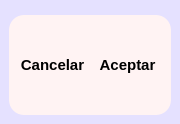
        <widget class="QFrame" name="frame_4">
         <property name="sizePolicy">
          <sizepolicy hsizetype="Preferred" vsizetype="Preferred">
           <horstretch>0</horstretch>
           <verstretch>0</verstretch>
          </sizepolicy>
         </property>
         <property name="minimumSize">
          <size>
           <width>180</width>
           <height>0</height>
          </size>
         </property>
         <property name="maximumSize">
          <size>
           <width>180</width>
           <height>16777215</height>
          </size>
         </property>
         <property name="styleSheet">
          <string notr="true">QFrame{
background-color: rgb(229, 225, 255);
border-radius: 10px
}</string>
         </property>
         <property name="frameShape">
          <enum>QFrame::StyledPanel</enum>
         </property>
         <property name="frameShadow">
          <enum>QFrame::Raised</enum>
         </property>
         <layout class="QVBoxLayout" name="verticalLayout_4" stretch="0">
          <property name="spacing">
           <number>0</number>
          </property>
          <property name="leftMargin">
           <number>0</number>
          </property>
          <property name="topMargin">
           <number>0</number>
          </property>
          <property name="rightMargin">
           <number>0</number>
          </property>
          <property name="bottomMargin">
           <number>0</number>
          </property>
          <item>
           <widget class="QFrame" name="frame_9">
            <property name="styleSheet">
             <string notr="true">QFrame{
border-radius: 25px;
}</string>
            </property>
            <property name="frameShape">
             <enum>QFrame::StyledPanel</enum>
            </property>
            <property name="frameShadow">
             <enum>QFrame::Raised</enum>
            </property>
            <layout class="QVBoxLayout" name="verticalLayout_5">
             <item>
              <widget class="QFrame" name="frame_11">
               <property name="frameShape">
                <enum>QFrame::StyledPanel</enum>
               </property>
               <property name="frameShadow">
                <enum>QFrame::Raised</enum>
               </property>
               <widget class="QLabel" name="label_3">
                <property name="geometry">
                 <rect>
                  <x>30</x>
                  <y>10</y>
                  <width>81</width>
                  <height>21</height>
                 </rect>
                </property>
                <property name="font">
                 <font>
                  <pointsize>12</pointsize>
                  <bold>true</bold>
                 </font>
                </property>
                <property name="text">
                 <string>Cuenta</string>
                </property>
               </widget>
               <widget class="QLabel" name="label_4">
                <property name="geometry">
                 <rect>
                  <x>10</x>
                  <y>100</y>
                  <width>61</width>
                  <height>16</height>
                 </rect>
                </property>
                <property name="font">
                 <font>
                  <pointsize>11</pointsize>
                  <bold>true</bold>
                 </font>
                </property>
                <property name="text">
                 <string>Cliente:</string>
                </property>
               </widget>
               <widget class="QLabel" name="label_5">
                <property name="geometry">
                 <rect>
                  <x>0</x>
                  <y>290</y>
                  <width>91</width>
                  <height>41</height>
                 </rect>
                </property>
                <property name="font">
                 <font>
                  <pointsize>12</pointsize>
                  <bold>true</bold>
                 </font>
                </property>
                <property name="text">
                 <string>precio total:</string>
                </property>
               </widget>
               <widget class="QLabel" name="label_6">
                <property name="geometry">
                 <rect>
                  <x>0</x>
                  <y>200</y>
                  <width>151</width>
                  <height>41</height>
                 </rect>
                </property>
                <property name="font">
                 <font>
                  <pointsize>10</pointsize>
                  <bold>true</bold>
                 </font>
                </property>
                <property name="text">
                 <string>cantidad de productos:</string>
                </property>
               </widget>
               <widget class="QComboBox" name="comboBox">
                <property name="geometry">
                 <rect>
                  <x>10</x>
                  <y>130</y>
                  <width>131</width>
                  <height>21</height>
                 </rect>
                </property>
                <item>
                 <property name="text">
                  <string>Nuevo</string>
                 </property>
                </item>
                <item>
                 <property name="text">
                  <string>Julian</string>
                 </property>
                </item>
               </widget>
               <widget class="QLabel" name="lorencio">
                <property name="geometry">
                 <rect>
                  <x>40</x>
                  <y>340</y>
                  <width>49</width>
                  <height>16</height>
                 </rect>
                </property>
                <property name="text">
                 <string>0</string>
                </property>
               </widget>
               <widget class="QLabel" name="cantidad_l">
                <property name="geometry">
                 <rect>
                  <x>40</x>
                  <y>260</y>
                  <width>49</width>
                  <height>16</height>
                 </rect>
                </property>
                <property name="text">
                 <string>0</string>
                </property>
               </widget>
               <widget class="QLineEdit" name="codigoV">
                <property name="geometry">
                 <rect>
                  <x>0</x>
                  <y>60</y>
                  <width>113</width>
                  <height>21</height>
                 </rect>
                </property>
                <property name="text">
                 <string>0</string>
                </property>
               </widget>
               <widget class="QLabel" name="label_8">
                <property name="geometry">
                 <rect>
                  <x>10</x>
                  <y>40</y>
                  <width>49</width>
                  <height>16</height>
                 </rect>
                </property>
                <property name="text">
                 <string>folio</string>
                </property>
               </widget>
              </widget>
             </item>
             <item>
              <widget class="QFrame" name="frame_10">
               <property name="sizePolicy">
                <sizepolicy hsizetype="Preferred" vsizetype="Preferred">
                 <horstretch>0</horstretch>
                 <verstretch>0</verstretch>
                </sizepolicy>
               </property>
               <property name="minimumSize">
                <size>
                 <width>0</width>
                 <height>100</height>
                </size>
               </property>
               <property name="maximumSize">
                <size>
                 <width>16777215</width>
                 <height>100</height>
                </size>
               </property>
               <property name="styleSheet">
                <string notr="true">QFrame{
background-color: rgb(255, 243, 243);
border-radius: 15px;
}
QPushButton{
border-radius: 15px;
}
QPushButton:hover{
border-radius: 15px;
	background-color: rgb(255, 56, 21);
}</string>
               </property>
               <property name="frameShape">
                <enum>QFrame::StyledPanel</enum>
               </property>
               <property name="frameShadow">
                <enum>QFrame::Raised</enum>
               </property>
               <layout class="QHBoxLayout" name="horizontalLayout_4">
                <item>
                 <widget class="QPushButton" name="cancelar_compra">
                  <property name="maximumSize">
                   <size>
                    <width>16777215</width>
                    <height>50</height>
                   </size>
                  </property>
                  <property name="font">
                   <font>
                    <pointsize>11</pointsize>
                    <bold>true</bold>
                   </font>
                  </property>
                  <property name="text">
                   <string>Cancelar</string>
                  </property>
                 </widget>
                </item>
                <item>
                 <widget class="QPushButton" name="Pagar">
                  <property name="maximumSize">
                   <size>
                    <width>16777215</width>
                    <height>50</height>
                   </size>
                  </property>
                  <property name="font">
                   <font>
                    <pointsize>11</pointsize>
                    <bold>true</bold>
                   </font>
                  </property>
                  <property name="text">
                   <string>Aceptar</string>
                  </property>
                 </widget>
                </item>
               </layout>
              </widget>
             </item>
            </layout>
           </widget>
          </item>
         </layout>
        </widget>
